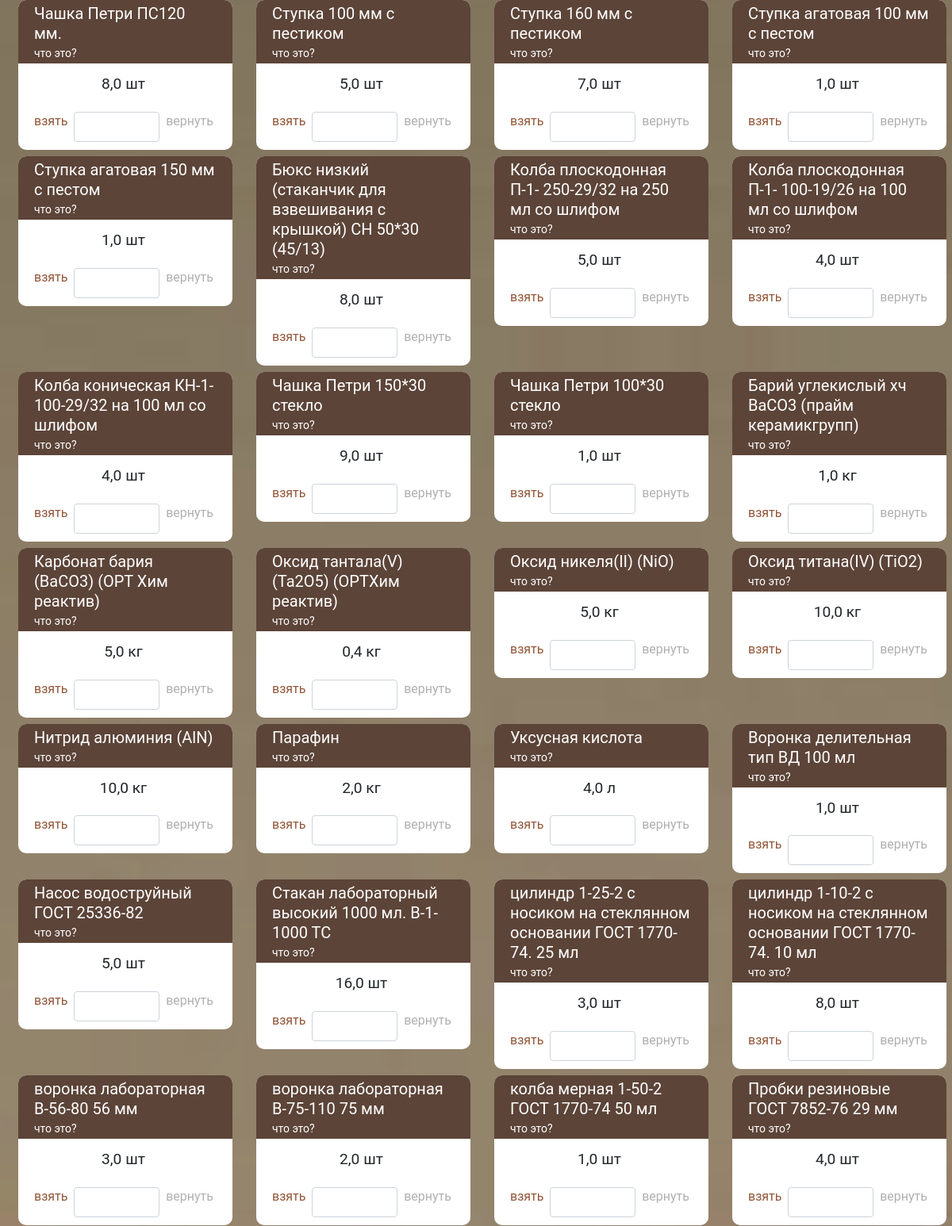
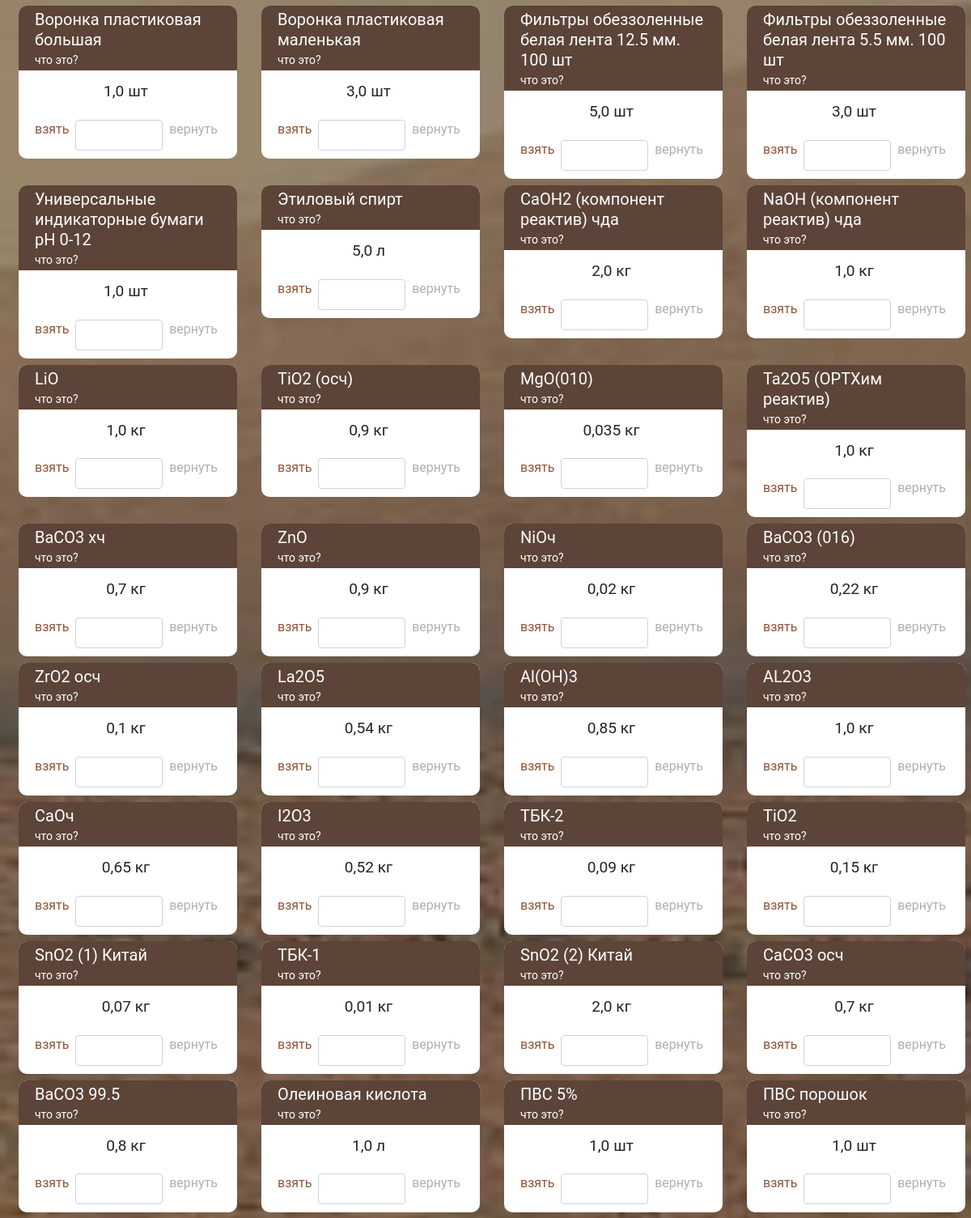
The page /mrp/ (signed in, middle part) on the database as committed earlier (2 pictures, top to bottom).
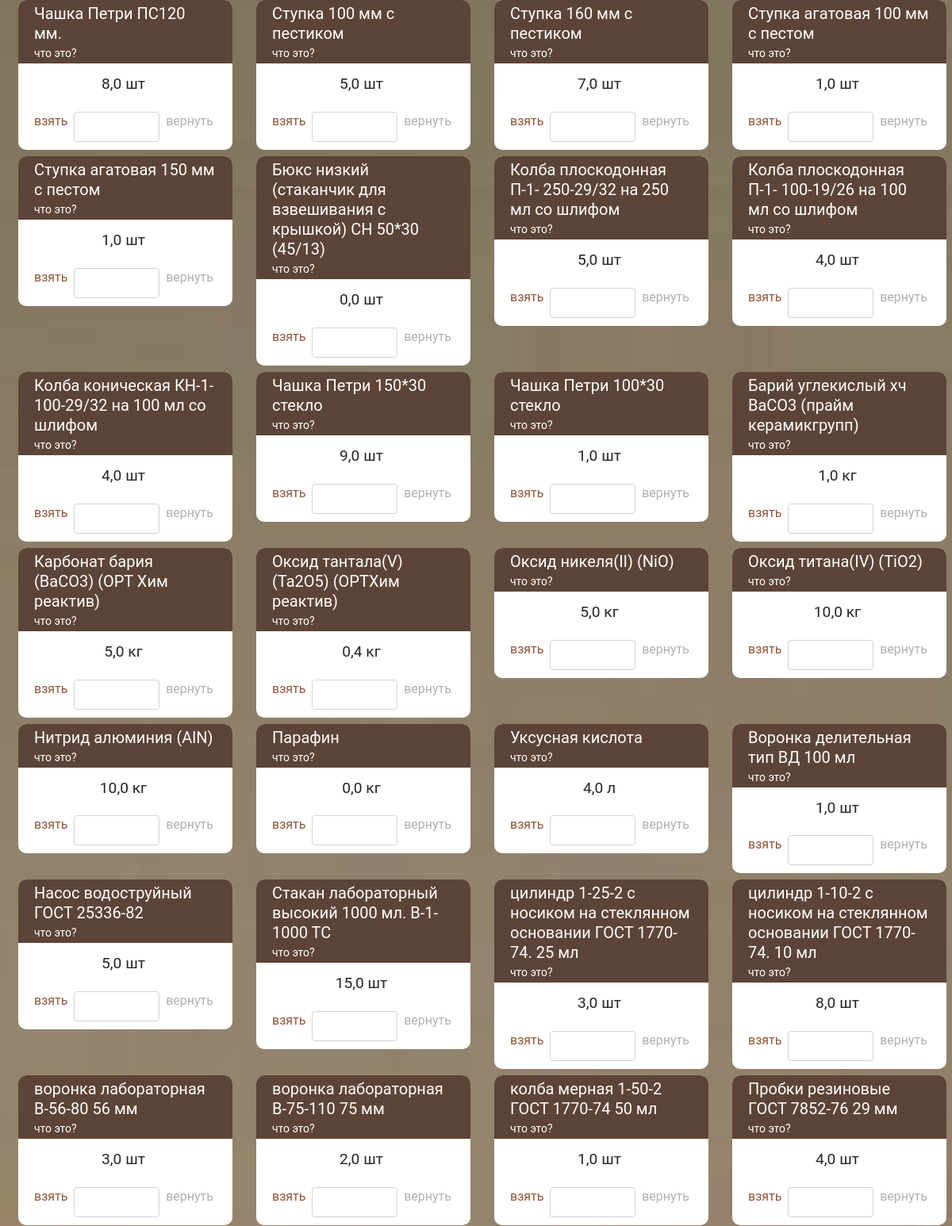
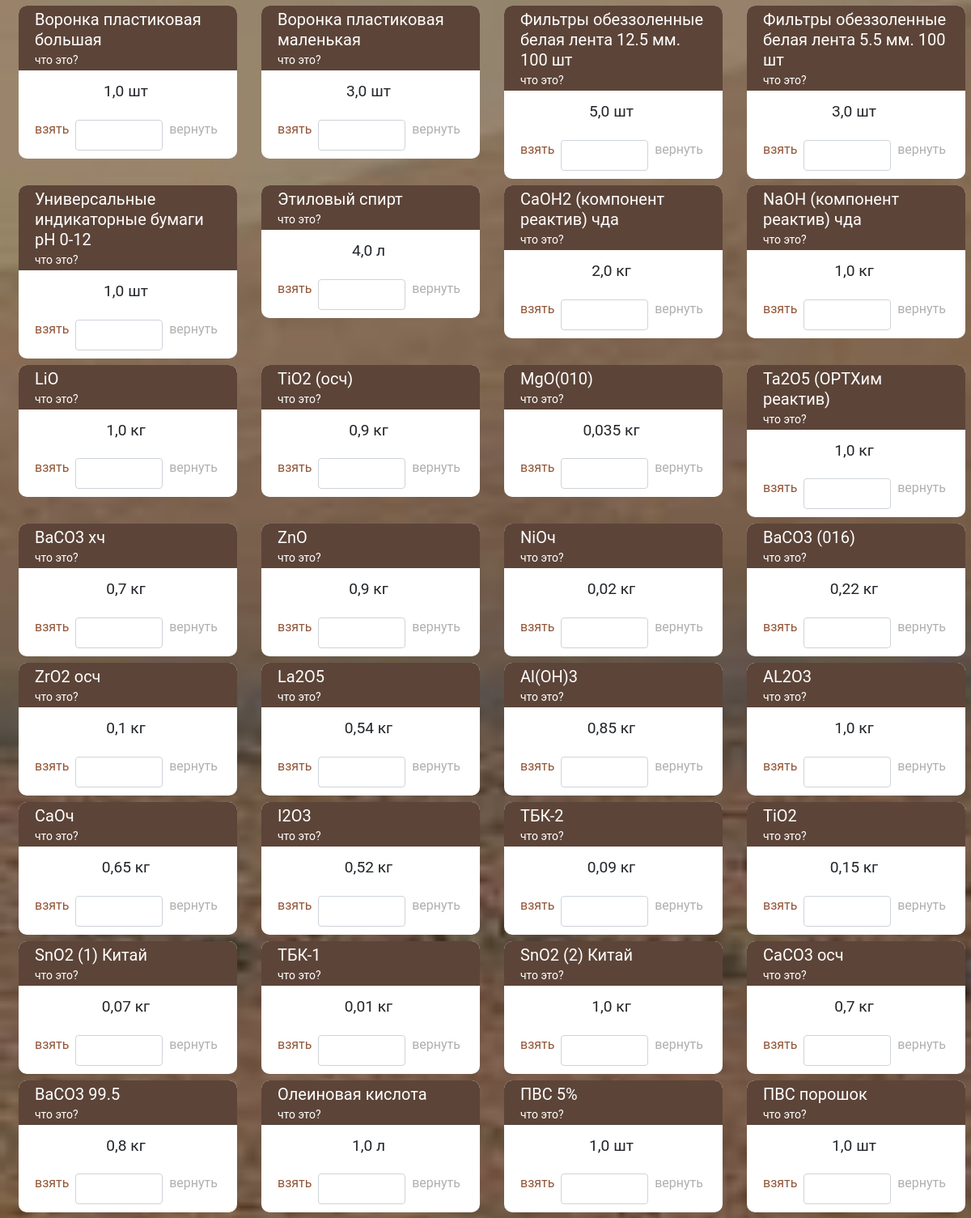
The same page on the database as committed later (2 pictures, top to bottom).
### mrp/models.py (models this page shows, shortened)
class Position(models.Model):
    class Meta:
        db_table = "Positions"
        verbose_name = "Позиция"
        verbose_name_plural = "Позиции"
    title = models.CharField(verbose_name="Название", max_length=300)
    quantity = models.FloatField(verbose_name="Количество")
    units = models.ForeignKey(verbose_name="Единица измерения", to="Unit", on_delete=models.PROTECT)
    link = models.ManyToManyField("Link", blank=True, verbose_name="Сслыки")
    min_quantity = models.FloatField(verbose_name="Минимальное количество", blank=True, null=True)
    is_done = models.BooleanField(verbose_name="Закуплена")

class Unit(models.Model):
    class Meta:
        db_table = "Units"
        verbose_name = "Единица измерений"
        verbose_name_plural = "Единицы измерений"
    title = models.CharField(verbose_name="Название", max_length=300)
    def __str__(self) -> str:
        return self.title

### mrp/views.py (the view)
# urls.py: path('', warehouse, name='warehouse'),
def warehouse(request):
    user_info = {
            "AddLab": request.user.groups.filter(name='AddLab').exists() if request.user.is_authenticated else False,
            "CaramLab": request.user.groups.filter(name='Ceramist').exists() if request.user.is_authenticated else False,
            "PurS": request.user.groups.filter(name='purchasing_specialist').exists() if request.user.is_authenticated else False,
        }
    '''
    Функция отображения склада
    Есть GET с параметром obj (передается поисковый запрос)
    Если нет поискового запроса, то показываются все объекты, если есть, то отображаются те,
    которые подходят под поисковый запрос
    '''
    find = request.GET.get("obj", "")
    if find:
        obj = Position.objects.filter(title__icontains=find)
    else:
        obj = Position.objects.all()
    obj_for_find = Position.objects.all()
    nav_state = {"projects": "",
                 "hant": "",
                 "calendar": "",
                 "employees": "",
                 "warehouse": "active",
                 "purchase":  ""
                 }
    data = {
        "nav": nav_state,
        "positions": obj,
        "find": find,
        "find_objs": obj_for_find,
        "user_info": user_info
    }
    return render(request, "warehouse.html", data)

### templates/warehouse.html (shortened to what this page needs)
{% extends "base.html" %} {% block content %}
<br>
<div class="container ml-2">
  <div class="row">
    {% for p in positions %}
    {% if p.is_done %}
    <div class="col-lg-3 col-md-4 col-sm-6 col-12">
      <div class="card mb-2">
          <div class="card_title project">
            <div class="text_title">{{p.title}}</div>
            <div class="time_title"><a href="{{p.link}}" style="color: #ffffff">что это?</a></div>
          </div>
          <div class="card_content {% if p.quantity < p.min_quantity %}zq{% endif %} " style="font-size: 1.2rem">
            {{p.quantity}} {{p.units}}
          </div>
          <div class="card_buttons mr-4" style="font-size: 1.2rem">
            <a
              class="card_button done"
              href="#"
              style="font-size: 1rem"
              onclick="takeAction({{p.id}})">взять</a>
              <input type="number" class="form-control" step="0.01" id="how_many_{{p.id}}" name="how_many" value="">
            <a class="card_button" style="font-size: 1rem"
            href="#"
              onclick="returnAction({{p.id}})"
              >вернуть</a>
          </div>
      </div>
    </div>
    {% endif %}
    {% endfor %}
  </div>
</div>
{% endblock content %}

Rows that differ between the two databases and show on the page:
changed Position "Бюкс низкий (стаканчик для взвешивания с крышкой) СН 50*30 (45/13)": quantity "8,0" → "0,0"
changed Position "Парафин": quantity "2,0" → "0,0"
changed Position "Стакан лабораторный высокий 1000 мл. В-1-1000 ТС": quantity "16,0" → "15,0"
changed Position "Этиловый спирт": quantity "5,0" → "4,0"
changed Position "SnO2 (2) Китай": quantity "2,0" → "1,0"
